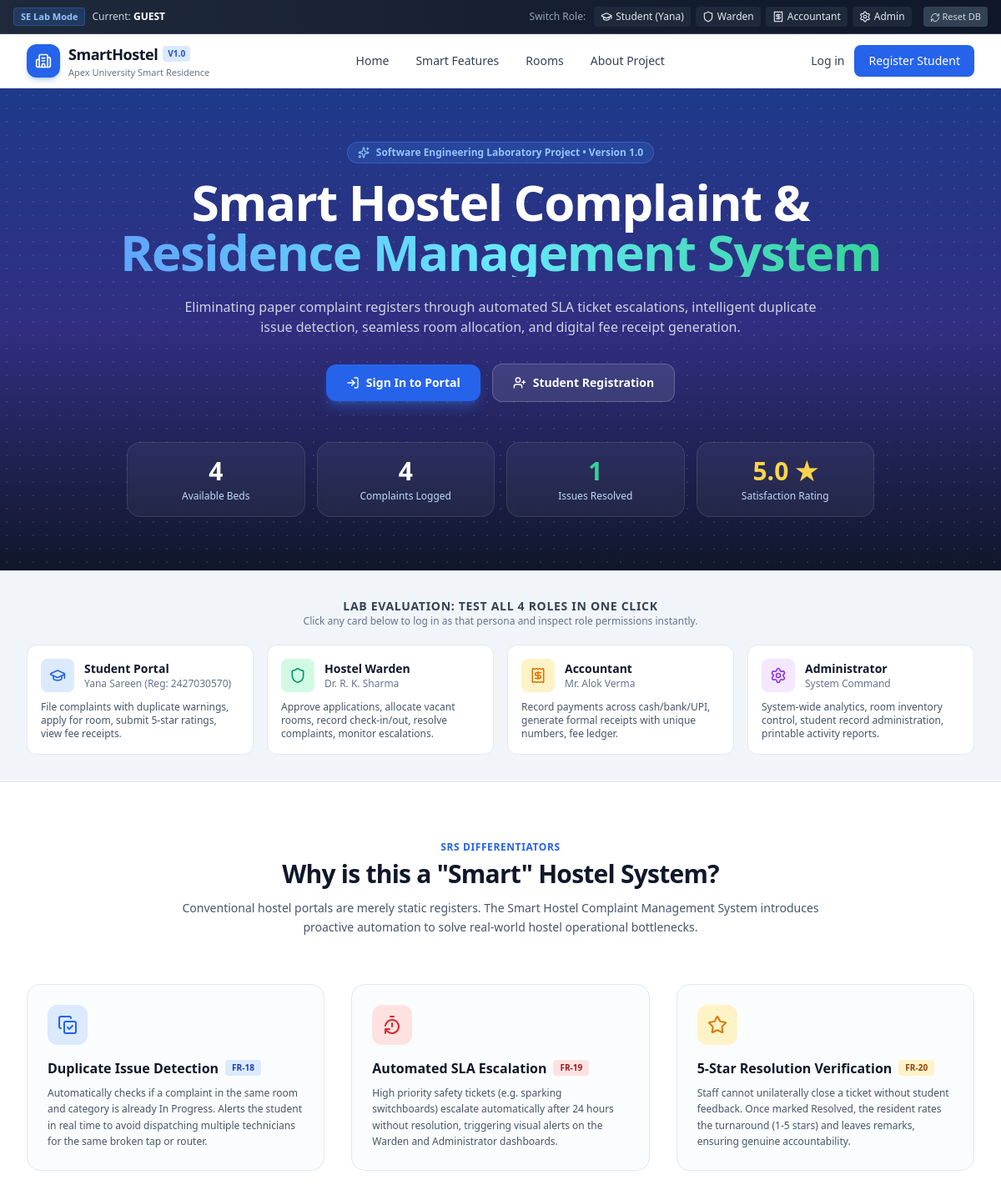
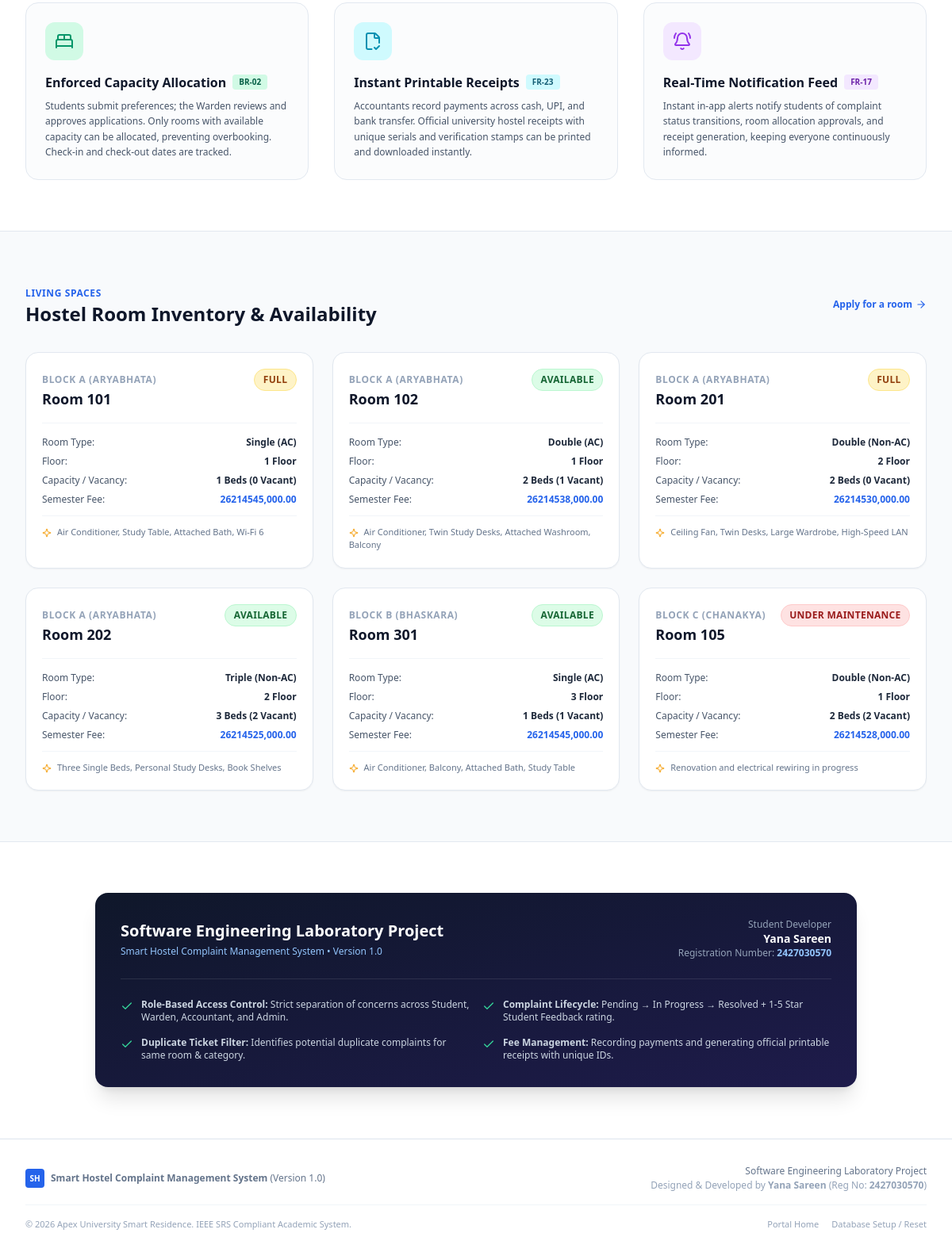
The page / on the database its author committed (2 pictures, top to bottom).
### tables this page shows
CREATE TABLE `rooms` (
  `id` INT AUTO_INCREMENT PRIMARY KEY,
  `room_number` VARCHAR(20) NOT NULL UNIQUE,
  `block` VARCHAR(50) NOT NULL,
  `floor` INT NOT NULL DEFAULT 1,
  `room_type` VARCHAR(50) NOT NULL DEFAULT 'Double (Non-AC)',
  `capacity` INT NOT NULL DEFAULT 2,
  `occupied_beds` INT NOT NULL DEFAULT 0,
  `fee_per_semester` DECIMAL(10,2) NOT NULL DEFAULT 35000.00,
  `status` ENUM('Available', 'Full', 'Under Maintenance') NOT NULL DEFAULT 'Available',
  `amenities` TEXT DEFAULT NULL,
  `created_at` DATETIME DEFAULT CURRENT_TIMESTAMP
);

### index.php (the view, shortened to what the rows shown need)
<?php
$db = get_db();
$rooms = $db->query("SELECT * FROM rooms ORDER BY block, room_number LIMIT 6")->fetchAll();
require_once __DIR__ . '/includes/header.php';
?>
<div class="relative bg-gradient-to-b from-blue-900 via-indigo-900 to-slate-900 text-white py-12 sm:py-16 flex-shrink-0">
    <div class="relative max-w-7xl mx-auto px-4 sm:px-6 lg:px-8 text-center">
        <h1 class="text-3xl sm:text-5xl lg:text-6xl font-extrabold tracking-tight text-white leading-tight">
            Smart Hostel Complaint &<br class="hidden sm:inline">
            <span class="inline-block text-transparent bg-clip-text bg-gradient-to-r from-blue-400 via-cyan-300 to-emerald-400">
            </span>
        </h1>
    </div>
</div>
<section id="features" class="py-16 bg-white">
    <div class="max-w-7xl mx-auto px-4 sm:px-6 lg:px-8">
        <div class="text-center max-w-3xl mx-auto mb-14">
            <h2 class="text-3xl font-extrabold text-slate-900 tracking-tight mt-1">Why is this a "Smart" Hostel System?</h2>
        </div>
    </div>
</section>
<section id="rooms" class="py-16 bg-slate-50 border-t border-slate-200">
    <div class="max-w-7xl mx-auto px-4 sm:px-6 lg:px-8">
        <div class="flex flex-col sm:flex-row items-start sm:items-center justify-between gap-4 mb-8">
            <div>
                <h2 class="text-2xl font-bold text-slate-900">Hostel Room Inventory & Availability</h2>
            </div>
        </div>
        <div class="grid grid-cols-1 md:grid-cols-2 lg:grid-cols-3 gap-6">
            <?php foreach ($rooms as $r): ?>
                <?php
                    $vacant = $r['capacity'] - $r['occupied_beds'];
                ?>
                <div class="bg-white rounded-2xl border border-slate-200 p-5 shadow-sm card-hover">
                    <div class="flex items-start justify-between gap-2">
                        <div>
                            <span class="text-xs font-bold text-slate-400 uppercase tracking-wider"><?= htmlspecialchars($r['block']) ?></span>
                            <h3 class="text-lg font-bold text-slate-900">Room <?= htmlspecialchars($r['room_number']) ?></h3>
                        </div>
                        <span class="badge-status <?= $r['status'] === 'Available' && $vacant > 0 ? 'badge-resolved' : ($r['status'] === 'Under Maintenance' ? 'badge-escalated' : 'badge-pending') ?>">
                            <?= $r['status'] === 'Available' && $vacant > 0 ? 'Available' : htmlspecialchars($r['status']) ?>
                        </span>
                    </div>
                    <div class="mt-4 pt-4 border-t border-slate-100 space-y-2 text-xs">
                        <div class="flex justify-between text-slate-600">
                            <span>Room Type:</span>
                            <strong class="text-slate-800"><?= htmlspecialchars($r['room_type']) ?></strong>
                        </div>
                        <div class="flex justify-between text-slate-600">
                            <span>Floor:</span>
                            <strong class="text-slate-800"><?= $r['floor'] ?> Floor</strong>
                        </div>
                        <div class="flex justify-between text-slate-600">
                            <span>Capacity / Vacancy:</span>
                            <strong class="text-slate-800"><?= $r['capacity'] ?> Beds (<?= $vacant ?> Vacant)</strong>
                        </div>
                        <div class="flex justify-between text-slate-600">
                            <span>Semester Fee:</span>
                            <strong class="text-blue-600 font-bold"><?= CURRENCY_SYMBOL ?><?= number_format($r['fee_per_semester'], 2) ?></strong>
                        </div>
                    </div>
                    <?php if ($r['amenities']): ?>
                        <div class="mt-3 pt-3 border-t border-slate-100 text-[11px] text-slate-500">
                            <i data-lucide="sparkle" class="w-3 h-3 inline text-amber-500 mr-1"></i>
                            <?= htmlspecialchars($r['amenities']) ?>
                        </div>
                    <?php endif; ?>
                </div>
            <?php endforeach; ?>
        </div>
    </div>
</section>
<?php require_once __DIR__ . '/includes/footer.php'; ?>

### rows shown on the page
rooms: block "BLOCK A (ARYABHATA)", room_number "101", status "FULL", room_type "Single (AC)", floor "1", capacity "1", vacant "0", fee_per_semester "45,000.00", amenities "Air Conditioner, Study Table, Attached Bath, Wi-Fi 6"
rooms: block "BLOCK A (ARYABHATA)", room_number "102", status "AVAILABLE", room_type "Double (AC)", floor "1", capacity "2", occupied_beds "1", fee_per_semester "38,000.00", amenities "Air Conditioner, Twin Study Desks, Attached Washroom, Balcony"
rooms: block "BLOCK A (ARYABHATA)", room_number "201", status "FULL", room_type "Double (Non-AC)", floor "2", capacity "2", vacant "0", fee_per_semester "30,000.00", amenities "Ceiling Fan, Twin Desks, Large Wardrobe, High-Speed LAN"
rooms: block "BLOCK A (ARYABHATA)", room_number "202", status "AVAILABLE", room_type "Triple (Non-AC)", floor "2", capacity "3", vacant "2", fee_per_semester "25,000.00", amenities "Three Single Beds, Personal Study Desks, Book Shelves"
rooms: block "BLOCK B (BHASKARA)", room_number "301", status "AVAILABLE", room_type "Single (AC)", floor "3", capacity "1", fee_per_semester "45,000.00", amenities "Air Conditioner, Balcony, Attached Bath, Study Table"
rooms: block "BLOCK C (CHANAKYA)", room_number "105", status "UNDER MAINTENANCE", room_type "Double (Non-AC)", floor "1", capacity "2", fee_per_semester "28,000.00", amenities "Renovation and electrical rewiring in progress"

### other values the page prints
$available_beds "4"
$total_complaints "4"
$resolved_complaints "1"
$avg_rating "5.0"
APP_NAME "Smart Hostel Complaint Management System"
APP_VERSION "1.0"
HOSTEL_NAME "Apex University Smart Residence"
